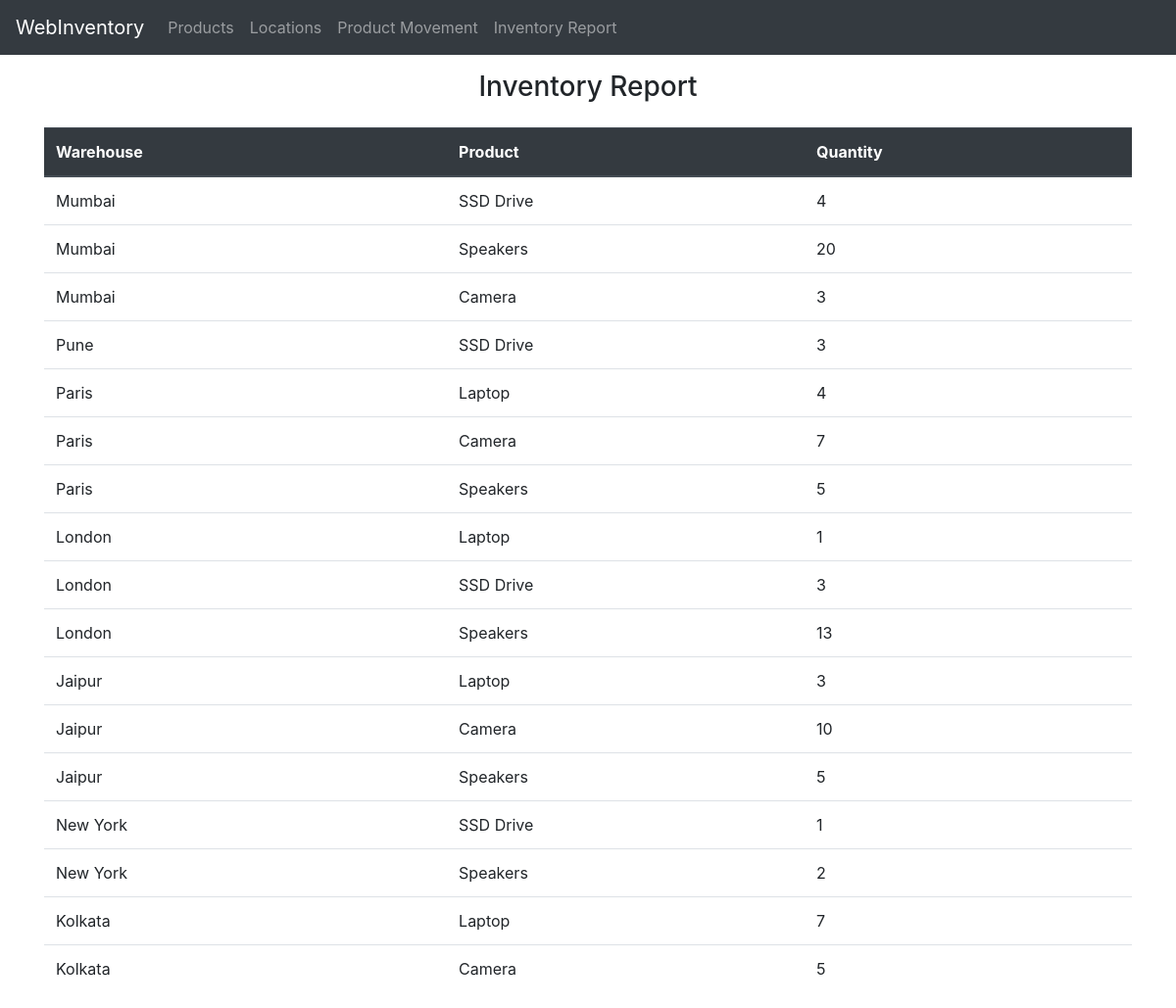
Screenshot of /report with the database file from the repository.
### app.py (models this page shows, shortened)
class Location(db.Model):
    __tablename__ = "Location"
    location_id = db.Column(db.Integer, primary_key=True)
    location_name = db.Column(db.String(100), nullable=False)

class Product(db.Model):
    __tablename__ = "Product"
    product_id = db.Column(db.Integer, primary_key=True)
    product_name = db.Column(db.String(100), nullable=False)

### app.py (the view)
@app.route('/report')
def generate_report():
    report = report_data()
    return render_template("report.html", report=report)

### app.py (called while the page is built)
def report_data():
    report = {}
    movements = ProductMovement.query.all()
    for movement in movements:
        movementProcessed = getMovementData(movement)
        if movementProcessed["from_location"]:
            computeReportForLocation(movementProcessed, report, "subtract")
        if movementProcessed["to_location"]:
            computeReportForLocation(movementProcessed, report, "add")
    return report

def getLocationName(location_id):
    location = Location.query.filter_by(location_id = location_id).first()
    return location.location_name if location else location

def getProductName(product_id):
    product = Product.query.filter_by(product_id = product_id).first()
    return product.product_name if product else product

def getMovementData(movement):
    movementData = {
        "from_location" : getLocationName(movement.from_location),
        "to_location": getLocationName(movement.to_location),
        "product_id" : getProductName(movement.product_id),
        "qty": movement.qty
    }
    return movementData

def getLocationItems(location, movement, report, operation):
    if location in report:
        return calculateQuantity(report[location], movement, operation)
    return

def calculateQuantity(locationData, movement, operation):
    if movement["product_id"] in locationData:
            locationData[movement["product_id"]] = locationData[movement["product_id"]] - movement["qty"] if operation == "subtract" else locationData[movement["product_id"]] + movement["qty"]
    else:
        locationData[movement["product_id"]] =  - movement["qty"] if operation == "subtract" else movement["qty"]
    return locationData

def addLocationDataToReport(movement, report, operation):
    if operation == "subtract":
        report[movement["from_location"]] = {
            movement["product_id"]: -movement["qty"]
        }
    else:
        report[movement["to_location"]] = {
            movement["product_id"]: movement["qty"]
        }

def computeReportForLocation(movement, report, operation):
    location = movement["from_location"] if operation == "subtract" else movement["to_location"]
    itemsInLocation = getLocationItems(location, movement, report, operation)
    if not itemsInLocation:
        addLocationDataToReport(movement, report, operation)

### templates/report.html
{% extends 'base.html' %} {% block head %} {% endblock %} {% block body %}
{% if report %}
<h3 class="m-3 text-center">Inventory Report</h3>
<table class="table mt-4">
	<thead class="thead-dark">
		<tr>
			<th scope="col">Warehouse</th>
			<th scope="col">Product</th>
			<th scope="col">Quantity</th>
		</tr>
	</thead>
	<tbody>
	 {% for location in report %} {% for product in report[location] %}
		<tr scope="row">
			<td>
				{{location}}
			</td>
			<td>
				{{product}}
			</td>
			<td>
				{{report[location][product]}}
			</td>
		</tr>
		{% endfor %} {% endfor %}
	</tbody>
</table>
{% else %}
<h4 class="mt-5 text-center">There are no products in your warehouse yet. Move products to you warehouses to check balance report. </h4>
{% endif %}
{% endblock %}

### rows the page displays
Location: location_name "Mumbai", location_name.product_name "4", location_name.product_name "20", location_name.product_name "3"
Product: product_name "SSD Drive"
Product: product_name "Speakers"
Product: product_name "Camera"
Location: location_name "Pune", location_name.product_name "3"
Location: location_name "Paris", location_name.product_name "4", location_name.product_name "7", location_name.product_name "5"
Product: product_name "Laptop"
Location: location_name "London", location_name.product_name "1", location_name.product_name "3", location_name.product_name "13"
Location: location_name "Jaipur", location_name.product_name "3", location_name.product_name "10", location_name.product_name "5"
Location: location_name "New York", location_name.product_name "1", location_name.product_name "2"
Location: location_name "Kolkata", location_name.product_name "7", location_name.product_name "5"
